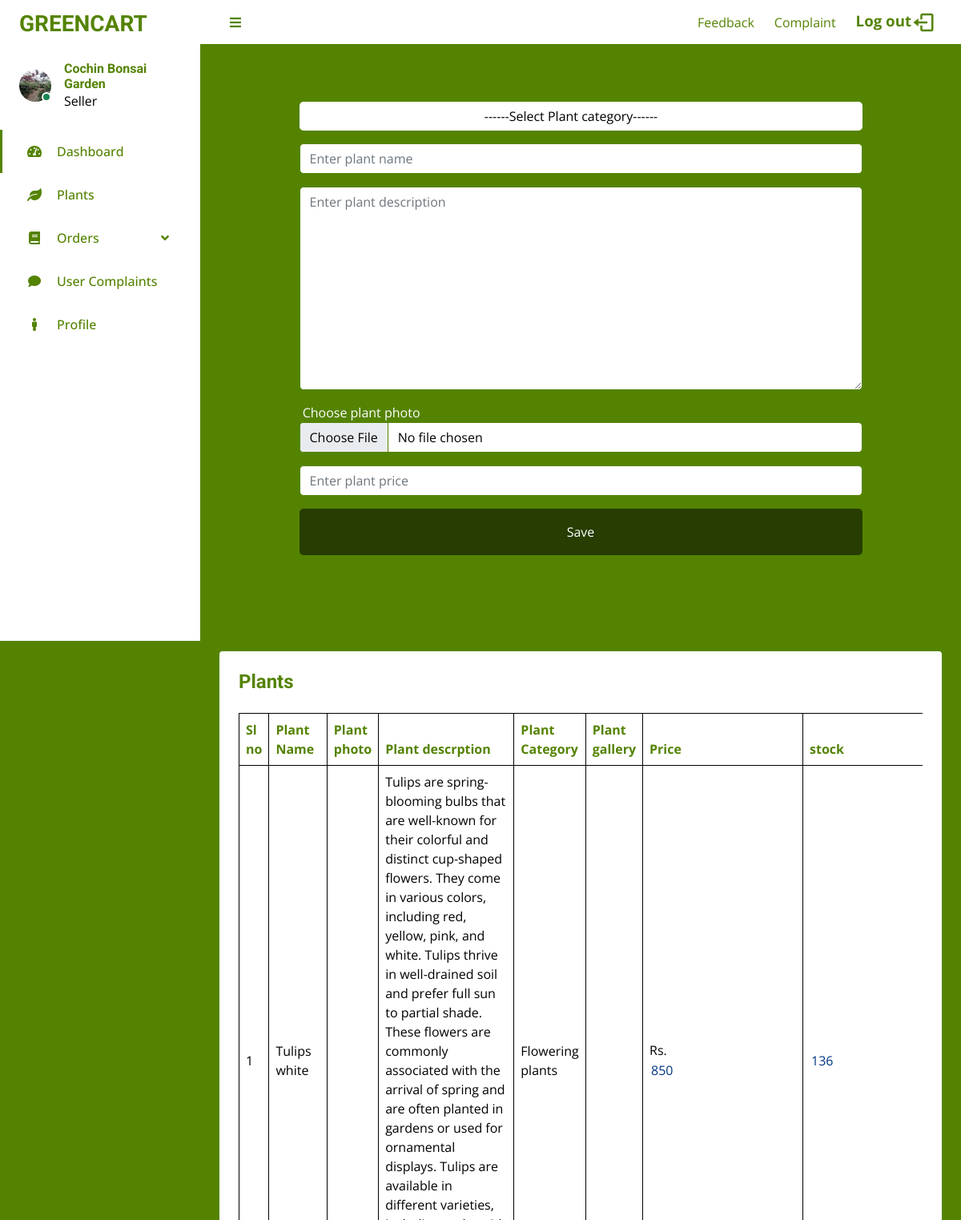
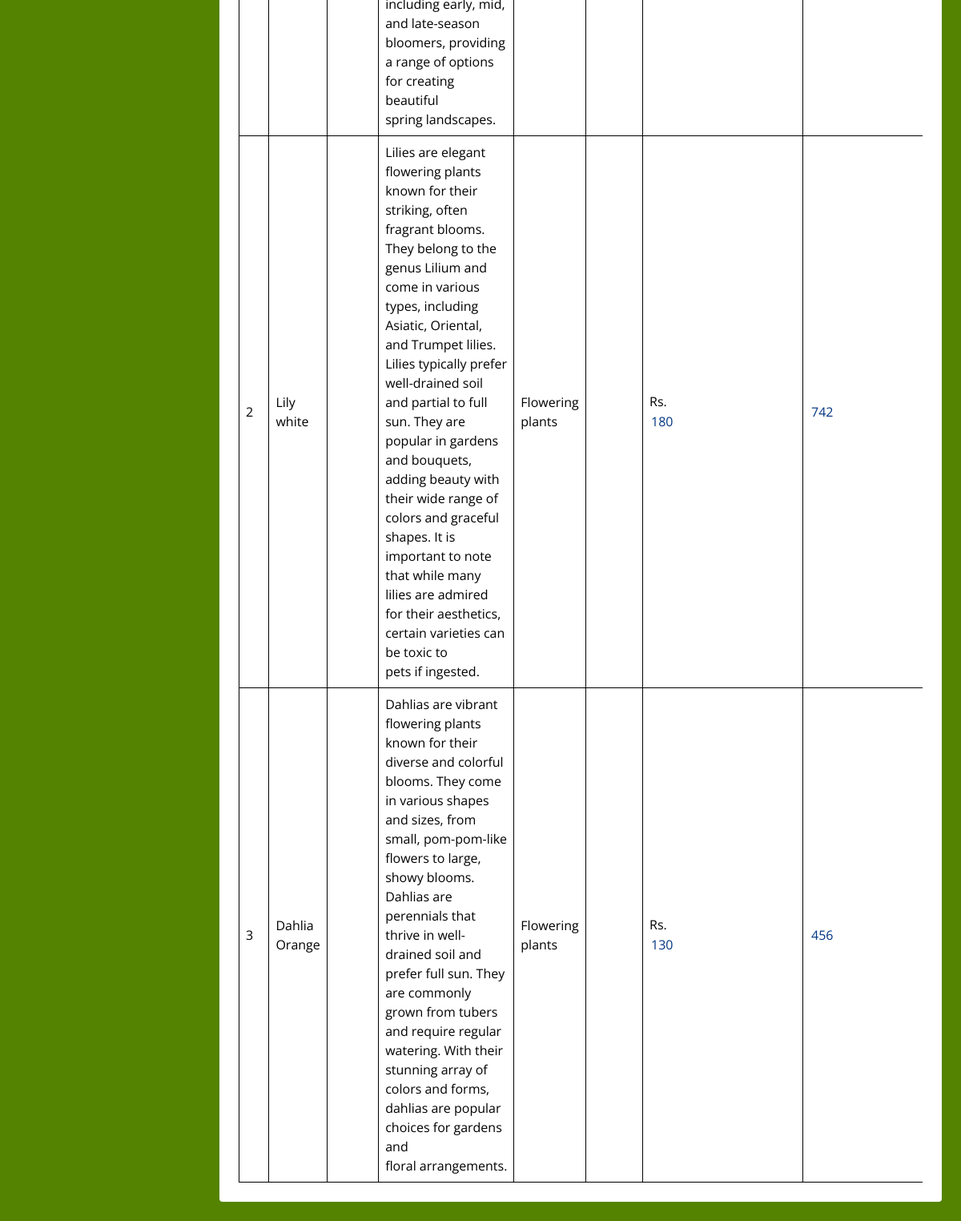
/Project/shop/ShopPlants.php (signed in), run on the app's committed database (2 pictures, top to bottom).
### tables this page shows
CREATE TABLE `tbl_shop` (
  `shop_id` int(11) NOT NULL,
  `shop_name` varchar(100) NOT NULL,
  `shop_address` varchar(100) NOT NULL,
  `shop_pincode` varchar(100) NOT NULL,
  `city_id` int(11) NOT NULL,
  `shop_photo` varchar(100) NOT NULL,
  `shop_proof` varchar(100) NOT NULL,
  `shop_email` varchar(100) NOT NULL,
  `shop_contactno` varchar(100) NOT NULL,
  `shop_password` varchar(100) NOT NULL,
  `shop_status` tinyint(4) NOT NULL,
  `shop_doj` date NOT NULL
);

CREATE TABLE `tbl_plant` (
  `plant_id` int(11) NOT NULL,
  `plant_name` varchar(100) NOT NULL,
  `plant_description` longtext NOT NULL,
  `plant_photo` varchar(100) NOT NULL,
  `plant_price` double NOT NULL,
  `plant_stock` int(11) NOT NULL,
  `plant_rating` double NOT NULL,
  `plant_del_status` tinyint(1) NOT NULL,
  `plant_category_id` int(11) NOT NULL,
  `shop_id` int(11) NOT NULL
);

CREATE TABLE `tbl_plant_category` (
  `plant_category_id` int(11) NOT NULL,
  `plant_category_name` varchar(100) NOT NULL,
  `plant_category_del_status` tinyint(1) NOT NULL
);

### Project/shop/ShopPlants.php (the view, shortened to what this page needs)
<?php
include("../Assets/Connection/connection.php");
    ?>
    <?php
$selQuery = "select * from tbl_shop where shop_id =" . $_SESSION['sid'];
$result = $conn->query($selQuery);
$data = $result->fetch_assoc();
    ?>
<!DOCTYPE html>
<html lang="en">
<head>
    <link href='https://unpkg.com/boxicons@2.1.4/css/boxicons.min.css' rel='stylesheet'>
    <link href="https://cdnjs.cloudflare.com/ajax/libs/font-awesome/5.10.0/css/all.min.css" rel="stylesheet">
    <link href="https://cdn.jsdelivr.net/npm/bootstrap-icons@1.4.1/font/bootstrap-icons.css" rel="stylesheet">
    <link href="../Assets//Template//AdminTemplate//darkpan-1.0.0//lib/owlcarousel/assets/owl.carousel.min.css"
        rel="stylesheet">
    <link
        href="../Assets//Template//AdminTemplate//darkpan-1.0.0//lib/tempusdominus/css/tempusdominus-bootstrap-4.min.css"
        rel="stylesheet" />
    <link href="../Assets//Template//AdminTemplate//darkpan-1.0.0//css/bootstrap.min.css" rel="stylesheet">
    <link rel="stylesheet" href="../Assets//Template//AdminTemplate//darkpan-1.0.0//css//style.css">
    <link rel="stylesheet" href="../Assets//CSS//Admin//HomePage.css">
    <link rel="stylesheet" href="../Assets/CSS/Shop/ShopFeedback.css">
</head>
<body style="background: #548302;">
    <div class="container-fluid position-relative d-flex p-0">
        <?php include('../Assets/components/Shop/SideBar.php') ?>
        <div class="content" style="background: #548302;">
            <?php include('../Assets/components/Shop/NavBar.php') ?>
            <form method="post" enctype="multipart/form-data">
                <div class="container-fluid">
                    <div class="row h-100 align-items-center justify-content-center">
                        <div class="col-12 col-sm-8 col-md-6 col-lg-5 col-xl-4" style="width:90%;">
                            <div class=" rounded p-4 p-sm-5 my-4 mx-3" style="background:#548302;">
                                <select required name="sel_plant_category" id="" class="form-select mb-3"
                                    style="background: #fff;text-align: center;border: none;">
                                    <option value="">------Select Plant category------</option>
                                </select>
                                <div class="mb-3">
                                    <input type="text" class="form-control" id="floatingText"
                                        placeholder="Enter plant name" style="background: #fff;" name="txt_plant_name"
                                        required>
                                </div>
                                <div class="mb-3">
                                    <textarea rows="10" type="text" class="form-control" id="floatingText"
                                        placeholder="Enter plant description" style="background: #fff;"
                                        name="txt_plant_description" required></textarea>
                                </div>
                                <div class="mb-3">
                                    <label for="" style="color: #fff;">&nbsp;Choose plant photo</label>
                                    <input type="file" accept="image/*" class="form-control" id="floatingText"
                                        style="background: #fff;" name="file_plant_photo" required>
                                </div>
                                <div class="mb-3">
                                    <input type="text" class="form-control" id="floatingText"
                                        placeholder="Enter plant price" style="background: #fff;" name="txt_plant_price"
                                        required>
                                </div>
                                <button type="submit" class="btn  py-3 w-100 mb-4"
                                    style="color: #fff; background:  #273d01;" name="btn_save">Save</button>
                            </div>
                        </div>
                    </div>
                </div>
            </form>
            <div class="container-fluid pt-4 px-4">
                <div class="text-center rounded p-4" style="background: #fff;">
                    <div class="d-flex align-items-center justify-content-between mb-4">
                        <h6 class="mb-0" style="color: #548302;font-size: 18pt;">Plants</h6>
                    </div>
                    <div class="table-responsive">
                        <table class="table text-start align-middle table-bordered table-hover mb-0">
                            <thead>
                                <tr class="" style="color: #548302;">
                                    <th scope="col">Sl no</th>
                                    <th scope="col">Plant Name</th>
                                    <th scope="col">Plant photo</th>
                                    <th scope="col">Plant descrption</th>
                                    <th scope="col">Plant Category</th>
                                    <th scope="col">Plant gallery</th>
                                    <th scope="col">Price</th>
                                    <th scope="col">stock</th>
                                </tr>
                            </thead>
                            <tbody>
                                <?php
                                $selQuery = "select * from tbl_plant p inner join tbl_shop s on p.shop_id = s.shop_id left join tbl_plant_category c on p.plant_category_id=c.plant_category_id where s.shop_id =" . $data['shop_id'] . " order by c.plant_category_name";
                                $result = $conn->query($selQuery);
                                $tempCount = 0;
                                if ($result->num_rows) {
                                    $i = 0;
                                    while ($row = $result->fetch_assoc()) {
                                        $i++;
                                        if ($row['plant_del_status'] == false) {
                                            ?>
                                            <tr>
                                                <td>
                                                    <?php echo $i ?>
                                                </td>
                                                <td>
                                                    <?php echo $row['plant_name'] ?>
                                                </td>
                                                <td><img src="../Assets//Files//Plant/<?php echo $row['plant_photo'] ?>" alt=""
                                                        height="100em" width="auto"></td>
                                                <td>
                                                    <?php echo $row['plant_description'] ?>
                                                </td>
                                                <td>
                                                    <?php echo $row['plant_category_name'] ?>
                                                </td>
                                                <td align="center">
                                                </td>
                                                <td>
                                                    Rs.<input type="number" style="border: none;color: #023683;" id=""
                                                        value="<?php echo $row['plant_price'] ?>" placeholder="Enter price"
                                                        onchange="addPlantPrice(<?php echo $row['plant_id'] ?>,this.value)">
                                                </td>
                                                <td>
                                                    <input type="number" style="border: none;color: #023683;" id=""
                                                        value="<?php echo $row['plant_stock'] ?>" placeholder="Enter stock"
                                                        onchange="addPlantStock(<?php echo $row['plant_id'] ?>,this.value)">
                                                </td>
                                            </tr>
                                            <?php
                                        } else {
                                            $tempCount++;
                                        }
                                    }
                                        ?>
                                        <?php
                                } else {
                                    ?>
                                    <tr>
                                        <th colspan="7" style="text-align: center;">No data available</th>
                                    </tr>
                                    <?php
                                }
                                ?>
                            </tbody>
                        </table>
                    </div>
                </div>
            </div>
        </div>
    </div>
</body>
</html>

### Project/Assets/components/Shop/SideBar.php (shortened to what this page needs)
<div class="sidebar pe-4 pb-3" style="background: #fff;">
     <nav class="navbar">
       <a href="index.html" class="navbar-brand mx-4 mb-3">
         <h3 class="" style="color: #548302;">GREENCART</h3>
       </a>
       <div class="d-flex align-items-center ms-4 mb-4">
         <div class="position-relative">
           <img class="rounded-circle" src="../Assets//Files//Shop//Photo/<?php echo $data['shop_photo'] ?>" alt=""
             style="width: 40px; height: 40px;">
           <div class="bg-success rounded-circle border border-2 border-white position-absolute end-0 bottom-0 p-1">
           </div>
         </div>
         <div class="ms-3">
           <h6 class="mb-0" style="color: #548302;">
             <?php echo $data['shop_name']; ?>
           </h6>
           <span>Seller</span>
         </div>
       </div>
       <div class="navbar-nav w-100">
         <a href="./ShopHomePage.php" class="nav-item nav-link active"><i
             class="fa fa-tachometer-alt me-2"></i>Dashboard</a>
         <a href="./ShopPlants.php" class="nav-item nav-link"><i class="fa fa-leaf me-2"></i>Plants</a>
         <div class="nav-item dropdown">
           <a href="#" class="nav-link dropdown-toggle" data-bs-toggle="dropdown"><i
               class="fa fa-book me-2"></i>Orders</a>
         </div>
         <a href="./ShopUserComplaints.php" class="nav-item nav-link"><i class="fa fa-comment me-2"></i>User Complaints</a>
         <a href="./ShopProfile.php" class="nav-item nav-link"><i class="fa fa-male me-2"></i>Profile</a>
       </div>
     </nav>
   </div>

### Project/Assets/components/Shop/NavBar.php (shortened to what this page needs)
<nav class="navbar navbar-expand  navbar-dark sticky-top px-4 py-0" style="background: #fff;">
    <a href="#" class="sidebar-toggler flex-shrink-0" style="color: #548302;">
        <i class="fa fa-bars"></i>
    </a>
    <div class="navbar-nav align-items-center ms-auto">
        <a href="" class="nav-link" data-toggle="modal" data-target="#exampleModal">
            <span class="d-none d-lg-inline-flex">Feedback</span>
        </a>
        <a href="./ShopComplaint.php" class="nav-link">
            <span class="d-none d-lg-inline-flex">Complaint</span>
        </a>
        <form method="post">
            <button type="submit" name="btn_logout" class="nav-link"
                style="font-weight: bold;font-size: 14pt;border:none;outline:none;background: none;">Log out<img
                    width="" class="me-2"
 />
            </button>
        </form>
    </div>
</nav>

### Project/Assets/Template/AdminTemplate/darkpan-1.0.0/css/style.css (style rules this page uses)
:root { --primary: #548302; --secondary: #fff; --light: #548302;; }
.btn { transition: .5s; }
.sidebar { position: fixed; top: 0; left: 0; bottom: 0; width: 250px; height: 100vh; overflow-y: auto; background: var(--secondary); transition: 0.5s; z-index: 999; }
.content { margin-left: 250px; min-height: 100vh; background: var(--dark); transition: 0.5s; }
@media (min-width: 992px) { .sidebar { margin-left: 0; } }
@media (min-width: 992px) { .content { width: calc(100% - 250px); } }
.sidebar .navbar .navbar-nav .nav-link { padding: 7px 20px; color: var(--light); font-weight: 500; border-left: 3px solid var(--secondary); border-radius: 0 30px 30px 0; outline: none; }
.sidebar .navbar .navbar-nav .nav-link:hover, .sidebar .navbar .navbar-nav .nav-link.active { color: var(--primary); background: var(--dark); border-color: var(--primary); }
.sidebar .navbar .navbar-nav .nav-link i { width: 40px; height: 40px; display: inline-flex; align-items: center; justify-content: center; background: var(--dark); border-radius: 40px; }
.sidebar .navbar .navbar-nav .nav-link:hover i, .sidebar .navbar .navbar-nav .nav-link.active i { background: var(--secondary); }
.sidebar .navbar .dropdown-toggle::after { position: absolute; top: 15px; right: 15px; border: none; content: "\f107"; font-family: "Font Awesome 5 Free"; font-weight: 900; transition: .5s; }
.content .navbar .navbar-nav .nav-link { margin-left: 25px; padding: 12px 0; color: var(--light); outline: none; }
.content .navbar .sidebar-toggler, .content .navbar .navbar-nav .nav-link i { width: 40px; height: 40px; display: inline-flex; align-items: center; justify-content: center; background: var(--dark); border-radius: 40px; }

### Project/Assets/CSS/Admin/HomePage.css (style rules this page uses)
.rounded { border-radius: 0.25rem !important; }

### data on the page
tbl_shop: shop_photo (picture), shop_name "Cochin Bonsai Garden"
tbl_plant: plant_name "Tulips white", plant_description "Tulips are spring-blooming bulbs that are well-known for their colorful and distinct cup-shaped flowers. They come in various colors, including red, yellow, pink, and white. Tulips thrive in well-drained soil and prefer full sun to partial shade. These flowers are commonly associated with the arrival of spring and are often planted in gardens or used for ornamental displays. Tulips are available in different varieties, including early, mid, and late-season bloomers, providing a range of options for creating beautiful spring landscapes.", plant_category.plant_category_name "Flowering plants", plant_price "850", plant_stock "136"
tbl_plant: plant_name "Lily white", plant_description "Lilies are elegant flowering plants known for their striking, often fragrant blooms. They belong to the genus Lilium and come in various types, including Asiatic, Oriental, and Trumpet lilies. Lilies typically prefer well-drained soil and partial to full sun. They are popular in gardens and bouquets, adding beauty with their wide range of colors and graceful shapes. It is important to note that while many lilies are admired for their aesthetics, certain varieties can be toxic to pets if ingested.", plant_category.plant_category_name "Flowering plants", plant_price "180", plant_stock "742"
tbl_plant: plant_name "Dahlia Orange", plant_description "Dahlias are vibrant flowering plants known for their diverse and colorful blooms. They come in various shapes and sizes, from small, pom-pom-like flowers to large, showy blooms. Dahlias are perennials that thrive in well-drained soil and prefer full sun. They are commonly grown from tubers and require regular watering. With their stunning array of colors and forms, dahlias are popular choices for gardens and floral arrangements.", plant_category.plant_category_name "Flowering plants", plant_price "130", plant_stock "456"
